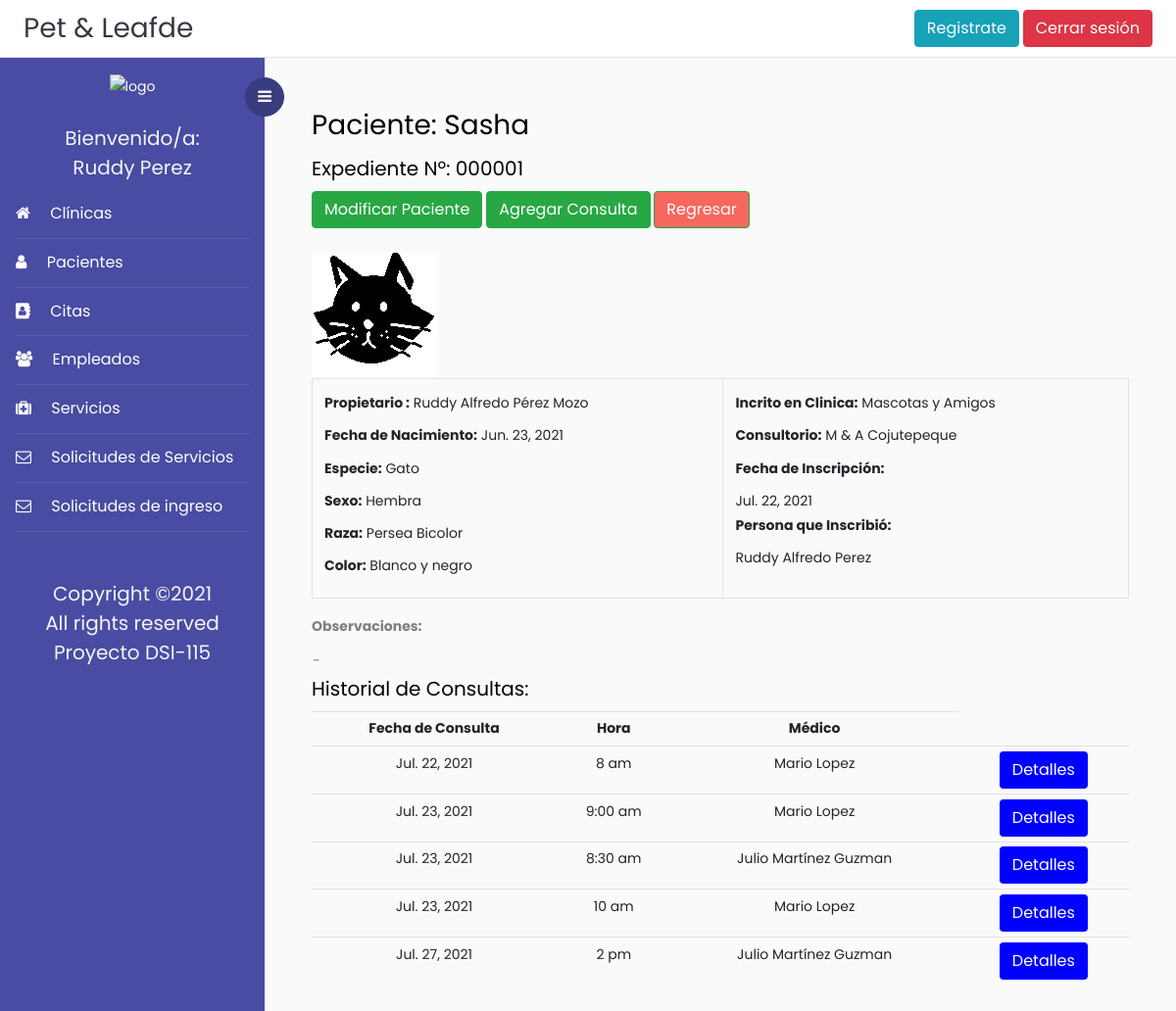
The page /expediente/1 (signed in) on the database its author committed.
### Veterinaria/models.py (models this page shows, shortened)
class Expediente (models.Model):
    id = models.AutoField(primary_key = True)
    pacienteId = models.ForeignKey('Paciente', on_delete = models.PROTECT, null=True)
    clinica = models.ForeignKey('Clinica', on_delete = models.PROTECT)
    consultorio = models.ForeignKey('Consultorio', on_delete = models.PROTECT)

class Paciente(models.Model):
    id = models.AutoField(primary_key=True)
    foto = models.ImageField(upload_to='fotos', null = True)
    nombrePac = models.CharField(max_length=50,help_text="", validators=[solo_Letras])
    SEXO = (('m','Macho'),('h', 'Hembra'))# Estructura para la selección del sexo del paciente
    sexo = models.CharField(max_length=10, choices=SEXO, blank=True, help_text='')
    especie = models.CharField(max_length=50, help_text="", validators=[solo_Letras])
    raza = models.CharField(max_length=50,help_text="", validators=[solo_Letras])
    color = models.CharField(max_length=50,help_text="", validators=[solo_Letras])
    fechaNacimPac = models.DateField(null=False, blank=True, validators=[validar_Fecha])
    observaciones = models.CharField(max_length=500, null = True, blank=True)
    fechaInscrip = models.DateField(auto_now_add = True)# fecha de inscripcion del paciente
    personaInscrip = models.CharField(max_length=70,help_text="", validators=[solo_Letras])
    activo = models.BooleanField(blank=True,  default=1)
    propietario = models.ForeignKey('Propietario', on_delete = models.SET_NULL, null=True)

class Propietario(models.Model):
    dui = models.CharField(max_length=10, help_text="########-#", primary_key=True,validators=[formato_Dui])
    nombre = models.CharField(max_length=100, validators=[solo_Letras])
    apellido = models.CharField(max_length=100, validators=[solo_Letras])
    fechaNacim = models.DateField(validators=[validar_Fecha])
    edad = models.IntegerField(help_text="Se calculará automaticamente",validators=[solo_Numeros])
    direccion = models.CharField(max_length=100,help_text="Calle, Colonia, Cantón ...")
    departamento = models.ForeignKey('Departamento', on_delete = models.SET_NULL, null=True)
    municipio = models.ForeignKey('Municipio', on_delete = models.SET_NULL, null=True)
    correo = models.CharField(max_length=50,help_text="")
    telefono = models.CharField(max_length=9,help_text="####-####",validators=[formato_Telefono])
    def __str__(self): #Para que retorne el nombre y no el Id
        return self.nombre + " " + self.apellido

class Clinica(models.Model):
    id = models.IntegerField(primary_key = True)
    propietario = models.CharField(max_length=50, validators=[solo_Letras])
    nombre = models.CharField(max_length=60)
    direccion = models.TextField()
    horarios = models.CharField(max_length=50)
    telefono = models.CharField(max_length=9)
    fechaIngreso = models.DateField(auto_now_add=True, null=True)
    correoElectronico = models.CharField(max_length=200, null=True)
    ESTADO = (('Activa','Activa'),('Inactiva', 'Inactiva'))
    estado = models.CharField(max_length=10, choices=ESTADO, default="Activa")
    def __str__(self):
        return self.nombre

class Consultorio(models.Model):
    clinica = models.ForeignKey('Clinica', on_delete = models.CASCADE)
    nombre = models.CharField(max_length=60)
    direccion = models.TextField()
    longitud = models.FloatField(blank=True, null=True)
    latitud = models.FloatField(blank=True, null=True)
    correoElectronico = models.CharField(max_length=200, null=True)
    horarios = models.CharField(max_length=50)
    telefono = models.CharField(max_length=9, validators=[formato_Telefono])
    servicios = models.ManyToManyField('Servicio')
    fechaIngreso = models.DateField(auto_now_add=True, null=True)
    ESTADO = (('Activa','Activa'),('Inactiva', 'Inactiva'))
    estado = models.CharField(max_length=10, choices=ESTADO, default="Activa")
    def __str__(self):
        return self.nombre

class Consulta (models.Model):
    id = models.AutoField(primary_key = True)
    medico = models.CharField(max_length=70,null=False, validators=[solo_Letras])
    pacienteId = models.ForeignKey('Paciente', on_delete = models.PROTECT, null=True)
    edad = models.CharField(max_length=2, null=False, validators=[solo_Numeros])
    peso = models.CharField(max_length=10, null=False)
    fechaConsulta = models.DateField(auto_now_add = True)# fecha de creación de la consulta
    hora = models.CharField(max_length=10, null=False)
    observaciones = models.CharField(max_length=100, null = True, blank=True)
    medicamento = models.CharField(max_length=200, null = True, blank=True)
    examenes = models.CharField(max_length=200, null = True, blank=True)
    proximoCont = models.DateField(null=True, validators=[fecha_mayor])
    clinica = models.ForeignKey('Clinica', on_delete = models.PROTECT)
    consultorio = models.ForeignKey('Consultorio', on_delete = models.PROTECT)

### Veterinaria/views.py (the view)
# urls.py: path('expediente/<int:pk>', login_required(DetalleExpediente), name='expediente'),
def DetalleExpediente (request, pk):
    if request.method == 'GET':
        exp = Expediente.objects.filter(pacienteId_id = pk).first()
        consultas = Consulta.objects.filter(pacienteId_id = pk)
    return render(request, 'Plantillas/detalleExpediente.html', {'exp':exp,'cons':consultas})

### Veterinaria/templates/Plantillas/detalleExpediente.html (shortened to what this page needs)
{% extends 'base.html' %}
{% block content %}
<div>
    <h3>Paciente: {{exp.pacienteId.nombrePac}}</h3>
</div>
<div>
    <h5>Expediente Nº:
    {% if exp.id <= 9 %}
        00000{{exp.id}}
    {% endif %}
    </h5>
</div>
<div>
    {% if exp.pacienteId.activo == 1%}
        <a href="{% url 'modificar_paciente' exp.pacienteId.pk %}" class="btn btn-success" style="color:white; background-color:33CC00">Modificar Paciente</a>
        <a href="{% url 'registrar_consulta' exp.pacienteId.pk%}" class="btn btn-success" style="color:white; background-color:33CC00">Agregar Consulta</a>
    {% endif%}
    <a href="javascript: history.go(-1)" class="btn btn-success" style="color:white; background-color:#f6685e">Regresar</a>
</div>
<br>
    <div>
            <img src=" {{ exp.pacienteId.foto.url }}"/>
    </div>
    <table class = "table table-bordered">
        <tr>
            <td>
                <div>
                    <B><label>Propietario : </label></B>    {{exp.pacienteId.propietario}}
                </div>
                <div>
                    <B><label>Fecha de Nacimiento: </label></B>    {{exp.pacienteId.fechaNacimPac}}
                </div>
                <div>
                <B><label>Especie: </label></B>    {{exp.pacienteId.especie}}
                </div>
                <div>
                    <B><label>Sexo: </label></B>    {% if exp.pacienteId.sexo == 'h' %}Hembra{%else%}Macho{%endif%}
                </div>
                <div>
                    <B><label>Raza: </label></B>    {{exp.pacienteId.raza}}
                </div>
                <div>
                    <B><label>Color: </label></B>    {{exp.pacienteId.color}}
                </div>
            </td>
            <td style="text-align: top">
                 <div >
                    <B><label>Incrito en Clinica: </label></B>    {{exp.clinica}}
                </div>
                <div >
                    <B><label>Consultorio: </label></B>    {{exp.consultorio}}
                </div>
                <div>
                    <B><label>Fecha de Inscripción: </label></B>
                </div>
                <div>
                   {{exp.pacienteId.fechaInscrip}}
                </div>
                <div>
                    <B><label>Persona que Inscribió: </label></B>
                </div>
                <div>
                    {{exp.pacienteId.personaInscrip}}
                </div>
            </td>
        </tr>
    </table>
    <div>
        <B><label>Observaciones: </label></B><br>
        <table>
            <tr>
                <td width="800">
                    {% if exp.pacienteId.observaciones == None %}
                        -
                    {%else%}
                        <p>{{exp.pacienteId.observaciones}}</p>
                    {%endif%}
                </td>
            </tr>
        </table>
    </div>
<div>
    <h5>Historial de Consultas: </h5>
</div>
<table  class="table table-sm">
		<tr style="text-align: center">
			<th style="text-align: center">Fecha de Consulta</th>
            <th style="text-align: center">Hora</th>
			<th style="text-align: center">Médico</th>
		</tr>
		{% for c in cons %}
		<tr>
			<td style="text-align: center">
				{{c.fechaConsulta}}
			</td>
			<td style="text-align: center">
                {{c.hora}}
            </td>
            <td style="text-align: center">
                {{c.medico}}
            </td>
			<td style="text-align:center;">
					<a href="{% url 'detalle_consulta' c.pk %}" class="btn"  style="color:white; background-color:blue"><span class="glyphicon glyphicon-pencil">Detalles</a>
				</td>
			</tr>
		{% endfor %}
	</table>
{% endblock content%}

### Veterinaria/templates/base.html (shortened to what this page needs)
<!doctype html>
<html lang="en">
  <head>
	<link rel="stylesheet" href="https://cdnjs.cloudflare.com/ajax/libs/select2/4.0.13/css/select2.min.css" />
    <link rel="stylesheet" href="https://cdn.jsdelivr.net/bxslider/4.2.12/jquery.bxslider.css">
	<link rel="stylesheet" href="https://stackpath.bootstrapcdn.com/font-awesome/4.7.0/css/font-awesome.min.css">
    {% load static %}
	<link rel="stylesheet" href="{% static 'css/style.css' %}">
    <link href='https://api.mapbox.com/mapbox-gl-js/v2.3.1/mapbox-gl.css' rel='stylesheet' />
  </head>
  <body>
		{% block navbar %}
	  <div class="d-flex flex-column flex-md-row align-items-center p-2 px-md-4 bg-white border-bottom box-shadow">
      <h3 class="my-0 mr-md-auto font-weight-normal" ><a class="text-dark" href="{% url 'index' %}">Pet & Leafde</a></h3>
	  <a class="btn btn-info" href="{% url 'registro'%}">Registrate</a>&nbsp;
	  {% if request.user.is_authenticated %}
      <a class="btn btn-danger" href="{% url 'logout' %}">Cerrar sesión</a>
	  {% else %}
	  <a class="btn btn-success" href="{% url 'login' %}">Iniciar sesión</a>
	  {% endif %}
    </div>
		<div class="wrapper d-flex align-items-stretch">
			<nav id="sidebar">
				<div class="custom-menu">
					<button type="button" id="sidebarCollapse" class="btn btn-primary">
	          <i class="fa fa-bars"></i>
	        </button>
        </div>
				<div class="p-3">
        <div class="contenedor_logo" align="center">
            <img  class="logo"  src="{% static 'images/logo.png'%}" alt="logo">
        </div>&nbsp;
			{% if request.user.is_authenticated %}
			<h5 style="color:whitesmoke;" class="my-0 mr-md-auto font-weight-normal" align ="center">Bienvenido/a:</h5>
			<h5 style="color:whitesmoke;" align ='center'>{{user.first_name}} {{user.last_name}}</h5>
			{% endif %}
	        <ul class="list-unstyled components mb-5">
	          <li class="active">
	            <a href="{% url 'listar_clinica' %}"><span class="fa fa-home mr-3"></span> Clínicas</a>
	          </li>
	          <li class="active">
	            <a href="{% url 'listado_pacientes' %}"><span class="fa fa-user mr-3"></span> Pacientes</a>
	          </li>
	          <li class="active">
              <a href="{% url 'listado_citas' %}"><span class="fa fa-address-book mr-3"></span> Citas</a>
	          </li>
	          <li class="active">
              	<a href="{% url 'listado_empleados' %}"><span class="fa fa-users mr-3"></span> Empleados</a>
	          </li>
			  <li class="active">
              	<a href="{% url 'listado_servicios' %}"><span class="fa fa-medkit mr-3"></span> Servicios</a>
	          </li>
			  <li class="active">
              	<a href="{% url 'listado_solicitud_servicio' %}"><span class="fa fa-envelope-o mr-3"></span> Solicitudes de Servicios</a>
	          </li>
			  <li class="active">
				<a href="{% url 'listado_solicitudes' %}"><span class="fa fa-envelope-o mr-3"></span> Solicitudes de ingreso</a>
			</li>
			</ul>
	        <div class="footer">
	        	<h5 align="center" style="color:whitesmoke;">
						  Copyright &copy;<script>document.write(new Date().getFullYear());</script><br>
						  All rights reserved <br> Proyecto DSI-115
	        </div>
	      </div>
    	</nav>
        {% endblock navbar%}
      <div id="content" class="p-4 p-md-5 pt-5">
	  {% block content %}{% endblock content%}
  </body>
</html>

### rows shown on the page
Expediente: pacienteId.nombrePac "Sasha", id "1", pacienteId.foto (picture), pacienteId.propietario "Ruddy Alfredo Pérez Mozo", pacienteId.fechaNacimPac "Jun. 23, 2021", pacienteId.especie "Gato", pacienteId.raza "Persea Bicolor", pacienteId.color "Blanco y negro", clinica "Mascotas y Amigos", consultorio "M & A Cojutepeque", pacienteId.fechaInscrip "Jul. 22, 2021", pacienteId.personaInscrip "Ruddy Alfredo Perez"
Consulta: fechaConsulta "Jul. 22, 2021", hora "8 am", medico "Mario Lopez"
Consulta: fechaConsulta "Jul. 23, 2021", hora "9:00 am", medico "Mario Lopez"
Consulta: fechaConsulta "Jul. 23, 2021", hora "8:30 am", medico "Julio Martínez Guzman"
Consulta: fechaConsulta "Jul. 23, 2021", hora "10 am", medico "Mario Lopez"
Consulta: fechaConsulta "Jul. 27, 2021", hora "2 pm", medico "Julio Martínez Guzman"

### other values the page prints
{{ user.first_name }} "Ruddy"
{{ user.last_name }} "Perez"
